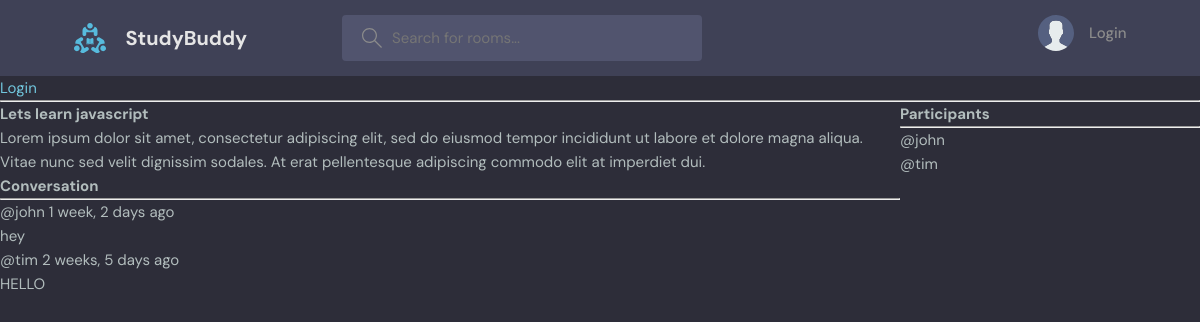
Page /room/1/ on the earlier database version.
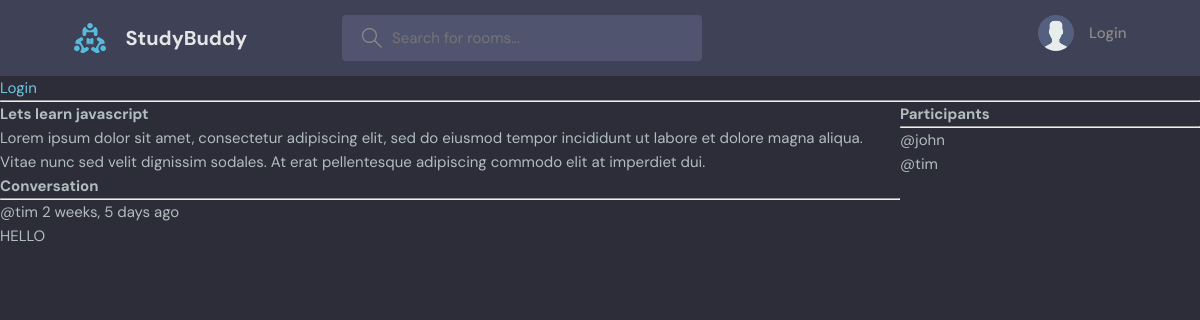
Same page on the later database version.
### baseApp/models.py (models this page shows, shortened)
class Message(models.Model):
    user = models.ForeignKey( User, on_delete=models.CASCADE)
    room = models.ForeignKey(Room, on_delete=models.CASCADE)
    body = models.TextField()
    updated = models.DateTimeField(auto_now=True)
    created = models.DateTimeField(auto_now_add=True)
    class Meta:
        ordering = ['-updated', '-created'] #orders rooms by updated and created fields

### baseApp/views.py (the view, shortened to what this page needs)
# urls.py: path('room/<str:pk>/', views.room, name="room"), #<str:pk> dynamic URL routing, passing the ID into the URL
def room(request, pk):
    room = Room.objects.get(id=pk)
    room_messages = room.message_set.all().order_by('-created') #message_set.all grabs the set of messages related to this specific room
    participants = room.participants.all() #for many to many
    context = {'room':room, 'room_messages':room_messages, 'participants':participants}
    return render(request, 'baseApp/room.html', context)

### baseApp/templates/baseApp/room.html (shortened to what this page needs)
{% extends 'main.html' %}
{% block content %}
<div class="room-container">
    <div>
        <h1>{{room.name}}</h1>
        <p>{{room.description}}</p>
        <div class="comment-wrapper">
            <h3>Conversation</h3>
            <hr>
            {% for message in room_messages %}
                <div>
                    <small>@{{message.user}}  {{message.created|timesince}} ago</small>
                    <p>{{message.body}}</p>
                </div>
            {% endfor %}
        </div>
    </div>
    <div>
        <h3>Participants</h3>
        <hr>
        {% for user in participants %}
            <div>
                <p>@{{user.username}}</p>
            </div>
        {% endfor %}
    </div>
</div>
{% endblock content %}

Differences in the rows shown:
removed Message: user "john", created "1 week, 2 days", body "hey"
